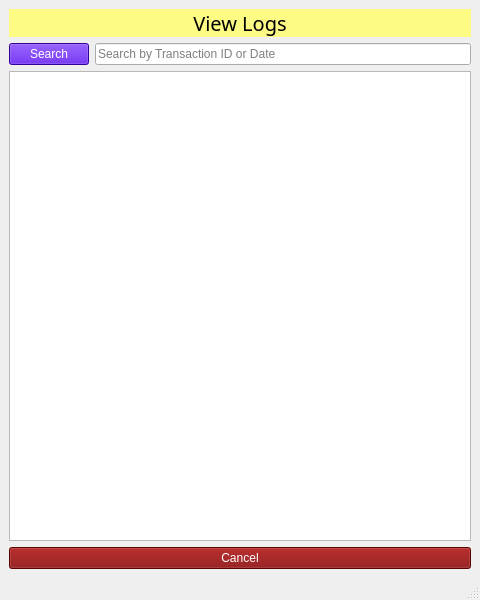
<?xml version="1.0" encoding="UTF-8"?>
<ui version="4.0">
 <class>MainWindow</class>
 <widget class="QMainWindow" name="MainWindow">
  <property name="geometry">
   <rect>
    <x>0</x>
    <y>0</y>
    <width>480</width>
    <height>600</height>
   </rect>
  </property>
  <property name="windowTitle">
   <string>MainWindow</string>
  </property>
  <widget class="QWidget" name="centralwidget">
   <layout class="QGridLayout" name="gridLayout_2">
    <item row="0" column="0">
     <layout class="QGridLayout" name="gridLayout">
      <item row="0" column="0">
       <layout class="QVBoxLayout" name="verticalLayout">
        <item>
         <layout class="QFormLayout" name="formLayout">
          <item row="0" column="0" colspan="2">
           <widget class="QLabel" name="label">
            <property name="font">
             <font>
              <family>Impact</family>
              <pointsize>15</pointsize>
             </font>
            </property>
            <property name="styleSheet">
             <string notr="true">background-color: rgb(253, 251, 132);</string>
            </property>
            <property name="text">
             <string>View Logs</string>
            </property>
            <property name="alignment">
             <set>Qt::AlignCenter</set>
            </property>
           </widget>
          </item>
          <item row="1" column="0">
           <widget class="QPushButton" name="pushButton">
            <property name="styleSheet">
             <string notr="true">background-color: rgb(69, 0, 207);
color: rgb(255, 255, 255);</string>
            </property>
            <property name="text">
             <string>Search</string>
            </property>
           </widget>
          </item>
          <item row="1" column="1">
           <widget class="QLineEdit" name="lineEdit">
            <property name="placeholderText">
             <string>Search by Transaction ID or Date</string>
            </property>
           </widget>
          </item>
          <item row="2" column="0" colspan="2">
           <widget class="QTableView" name="tableView"/>
          </item>
          <item row="3" column="0" colspan="2">
           <widget class="QPushButton" name="btnCancel">
            <property name="styleSheet">
             <string notr="true">font: 75 9pt &quot;Nirmala UI&quot;;
background-color: rgb(129, 0, 0);
color: rgb(255, 255, 255);</string>
            </property>
            <property name="text">
             <string>Cancel</string>
            </property>
           </widget>
          </item>
         </layout>
        </item>
       </layout>
      </item>
     </layout>
    </item>
   </layout>
  </widget>
  <widget class="QMenuBar" name="menubar">
   <property name="geometry">
    <rect>
     <x>0</x>
     <y>0</y>
     <width>480</width>
     <height>26</height>
    </rect>
   </property>
  </widget>
  <widget class="QStatusBar" name="statusbar"/>
 </widget>
 <resources/>
 <connections/>
</ui>
